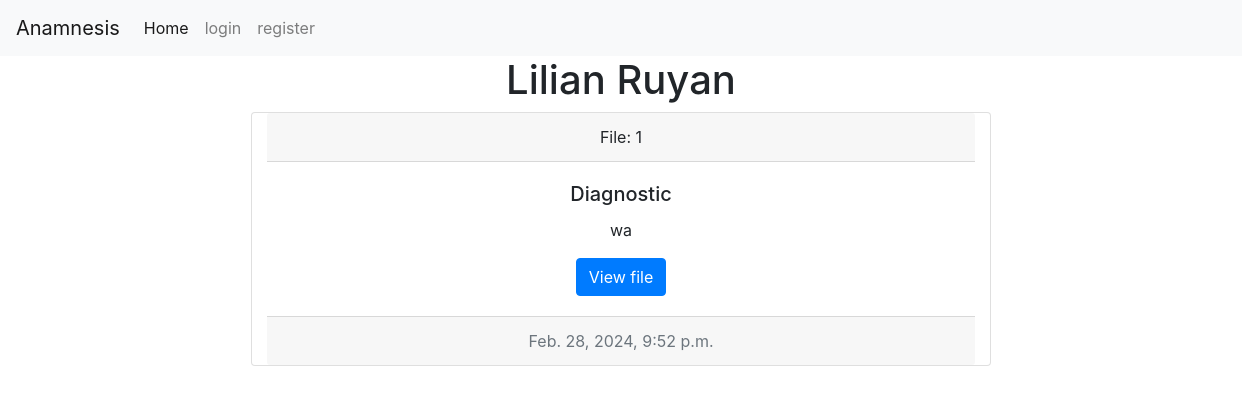
Page /file/11 on the earlier database version.
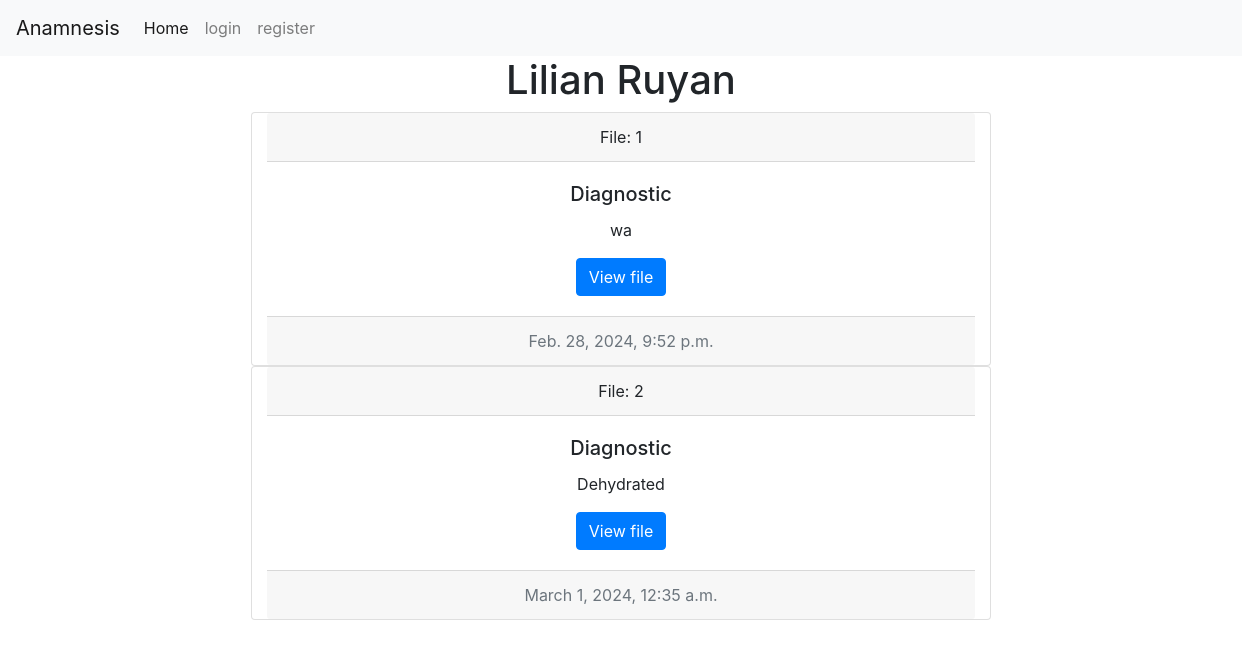
Same page on the later database version.
### anamnesis/models.py (models this page shows, shortened)
class Patient(models.Model):
    name = models.CharField(max_length=25, blank=True)
    lastname = models.CharField(max_length=25, blank=True)
    address = models.CharField(max_length=50, blank=True, null=True)
    city = models.CharField(max_length=30, blank=True, null=True)
    state = models.CharField(max_length=20, blank=True, null=True)
    phonenumber = models.CharField(max_length=15, blank=True, null=True)
    date = models.DateTimeField(null=True)

class Patienthistory(models.Model):
    patient = models.ForeignKey(Patient, on_delete=models.CASCADE, blank=True, null=True, related_name="patient_history")
    date = models.DateTimeField()
    diagnostic =models.CharField(max_length=500, blank=True, null=True)
    history =models.CharField(max_length=500, blank=True, null=True) # Explanation of the symptoms
    prescription = models.CharField(max_length=500, blank=True, null=True)
    visit = models.CharField(max_length=30, blank=True, null=True) # Reason the patient is visiting

### anamnesis/views.py (the view, shortened to what this page needs)
# urls.py: path("file/<int:patient_id>", views.file, name="file"), #pull a patien file
def file(request, patient_id):
    if request.method == "GET":
        patient = Patient.objects.get(pk=patient_id)
        files = Patienthistory.objects.filter(patient_id=patient_id)
        paginator = Paginator(files, 10) #show 2 posts per page
        page_number = request.GET.get('page')
        page_obj = paginator.get_page(page_number)
        return render(request, "anamnesis/patientFile.html", {
            "patient": patient,
            "files": page_obj,
        })

### anamnesis/templates/anamnesis/patientFile.html (shortened to what this page needs)
{% extends "anamnesis/layout.html" %}
{% load static %}
{% block body %}
<div class="container">
    <div>
        <h1 style="text-align: center;">{{patient.name}} {{patient.lastname}}</h1>
    </div>
{% for file in files %}
    <div class="card col-sm-8 container text-center">
        <div class="card-header">
            File: {{file.id}}
        </div>
        <div class="card-body">
            <h5 class="card-title">Diagnostic</h5>
            <p class="card-text">{{file.diagnostic}}</p>
            <a href="{% url 'fileview' file_id=file.id%}" class="btn btn-primary">View file</a>
        </div>
        <div class="card-footer text-muted">
        {{file.date}}
        </div>
    </div>
{% endfor %}
    <div>
        <nav aria-label="Page navigation example">
        </nav>
    </div>
</div>
{% endblock %}

### anamnesis/templates/anamnesis/layout.html (shortened to what this page needs)
{% load static %}
<!DOCTYPE html>
<html lang="en">
    <head>
        <link rel="stylesheet" href="https://stackpath.bootstrapcdn.com/bootstrap/4.4.1/css/bootstrap.min.css">
        <link href="{% static 'anamnesis/styles.css' %}" rel="stylesheet">
    </head>
    <body>
        {% if user.is_authenticated %}
            <nav class="navbar navbar-expand-lg navbar-light bg-light">
                <a class="navbar-brand" href="#">Anamnesis</a>
                <button class="navbar-toggler" type="button" data-toggle="collapse" data-target="#navbarSupportedContent" aria-controls="navbarSupportedContent" aria-expanded="false" aria-label="Toggle navigation">
                <span class="navbar-toggler-icon"></span>
                </button>
                <div class="collapse navbar-collapse" id="navbarSupportedContent">
                    <ul class="navbar-nav mr-auto">
                        <li class="nav-item">
                            <a class="nav-link" href="{% url 'index' %}">Home</a>
                        </li>
                        <li class="nav-item">
                            <a class="nav-link" href="{% url 'patient' %}">Patients</a>
                        </li>
                        <li class="nav-item">
                            <a class="nav-link" href="#">Medical history form</a>
                        </li>
                        <li class="nav-item">
                            <a class="nav-link" href="#">Appointments</a>
                        </li>
                        <li class="nav-item">
                            <a class="nav-link" href="{% url 'logout' %}">logout</a>
                        </li>
                    </ul>
                </div>
            </nav>
        {% else %}
            <nav class="navbar navbar-expand-lg navbar-light bg-light">
                <a class="navbar-brand" href="#">Anamnesis</a>
                <div class="collapse navbar-collapse" id="navbarSupportedContent">
                <ul class="navbar-nav mr-auto">
                    <li class="nav-item active">
                        <a class="nav-link" href="{% url 'index' %}">Home <span class="sr-only">(current)</span></a>
                    </li>
                    <li class="nav-item">
                        <a class="nav-link" href="{% url 'login'%}">login</a>
                    </li>
                    <li class="nav-item">
                        <a class="nav-link" href="{% url 'register'%}">register</a>
                    </li>
                </ul>
                </div>
            </nav>
        {% endif %}
        {% block body %}
        {% endblock %}
</html>

### anamnesis/static/anamnesis/styles.css (style rules this page uses)
nav { width: 100%; box-sizing: content-box; overflow: scroll; }
body { position: relative; }

Differences in the rows shown:
added Patienthistory: id "2", diagnostic "Dehydrated", date "March 1, 2024, 12:35 a.m."
